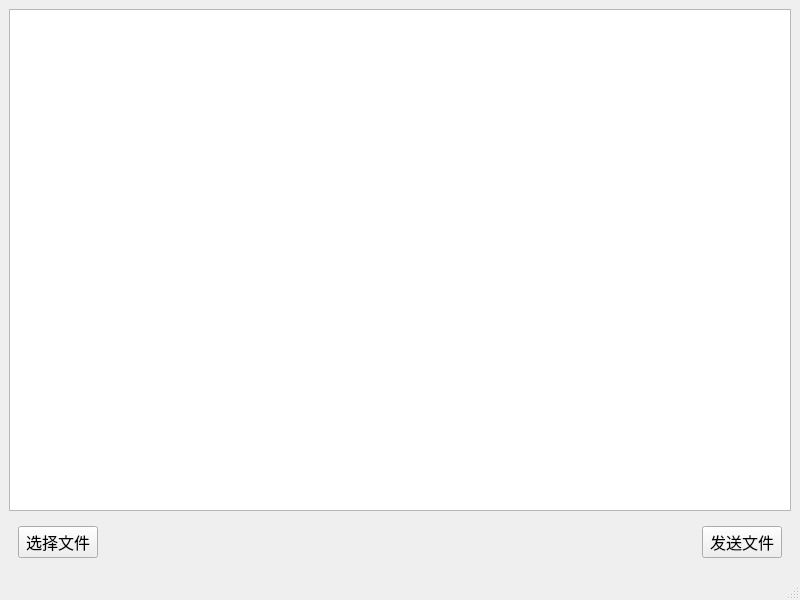
<?xml version="1.0" encoding="UTF-8"?>
<ui version="4.0">
 <class>MyMainWindow</class>
 <widget class="QMainWindow" name="MyMainWindow">
  <property name="geometry">
   <rect>
    <x>0</x>
    <y>0</y>
    <width>800</width>
    <height>600</height>
   </rect>
  </property>
  <property name="font">
   <font>
    <pointsize>12</pointsize>
   </font>
  </property>
  <property name="windowTitle">
   <string>MyMainWindow</string>
  </property>
  <widget class="QWidget" name="centralwidget">
   <layout class="QVBoxLayout" name="verticalLayout">
    <item>
     <widget class="QTextEdit" name="m_textEdit"/>
    </item>
    <item>
     <widget class="QWidget" name="widget" native="true">
      <layout class="QHBoxLayout" name="horizontalLayout">
       <item>
        <widget class="QPushButton" name="m_selectFiles">
         <property name="text">
          <string>选择文件</string>
         </property>
        </widget>
       </item>
       <item>
        <spacer name="horizontalSpacer">
         <property name="orientation">
          <enum>Qt::Horizontal</enum>
         </property>
         <property name="sizeHint" stdset="0">
          <size>
           <width>553</width>
           <height>20</height>
          </size>
         </property>
        </spacer>
       </item>
       <item>
        <widget class="QPushButton" name="m_sendFiles">
         <property name="text">
          <string>发送文件</string>
         </property>
        </widget>
       </item>
      </layout>
     </widget>
    </item>
   </layout>
  </widget>
  <widget class="QMenuBar" name="menubar">
   <property name="geometry">
    <rect>
     <x>0</x>
     <y>0</y>
     <width>800</width>
     <height>31</height>
    </rect>
   </property>
  </widget>
  <widget class="QStatusBar" name="statusbar"/>
 </widget>
 <resources/>
 <connections/>
</ui>
